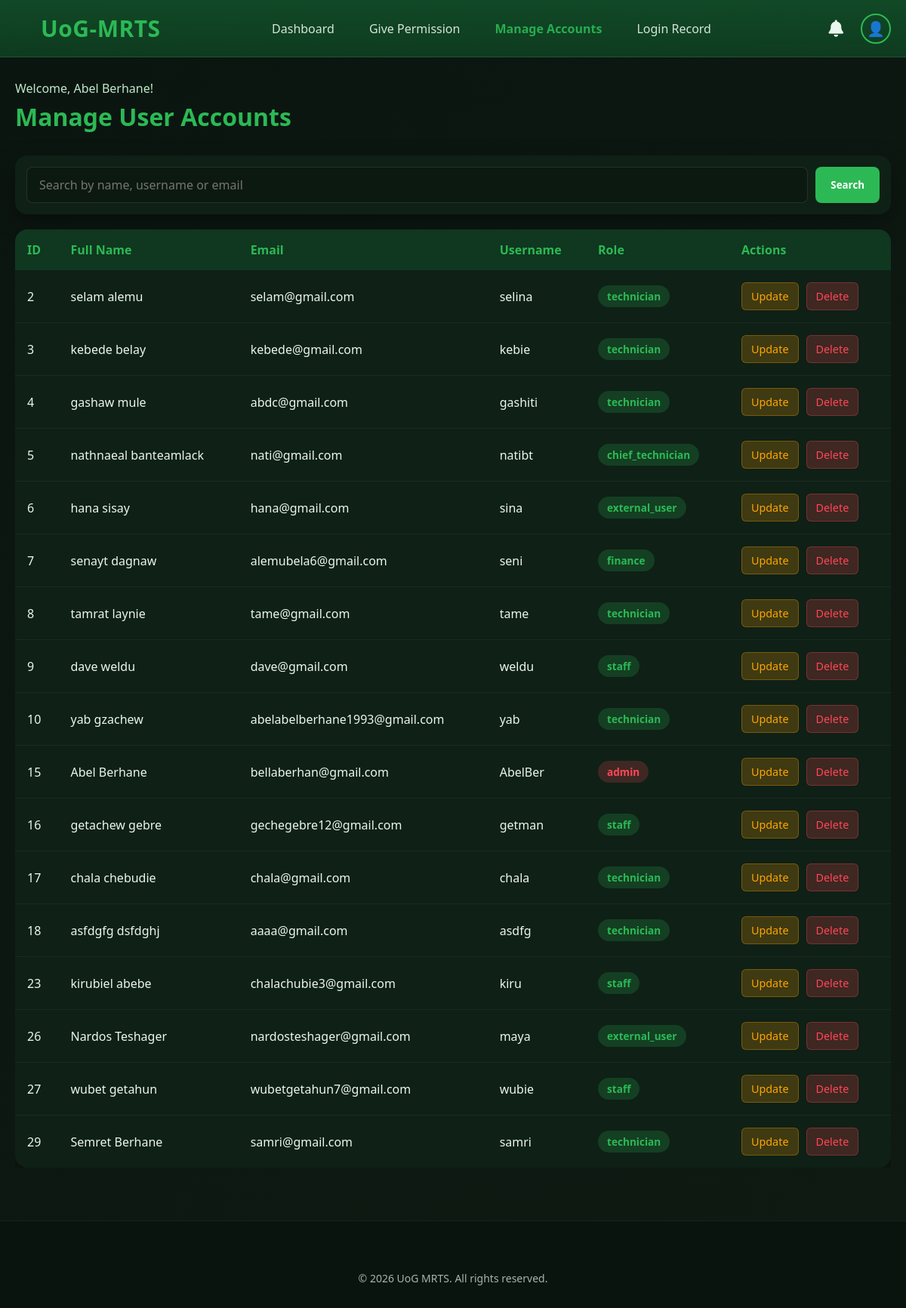
Page /dashboard/admin_manage_users.php (signed in) on the committed database.
### tables this page shows
CREATE TABLE IF NOT EXISTS `users` (
  `id` int NOT NULL AUTO_INCREMENT,
  `fullname` varchar(100) DEFAULT NULL,
  `username` varchar(100) DEFAULT NULL,
  `email` varchar(100) DEFAULT NULL,
  `phone` varchar(20) DEFAULT NULL,
  `telegram` varchar(100) DEFAULT NULL,
  `role` varchar(50) DEFAULT NULL,
  `specialization` varchar(100) DEFAULT NULL,
  `password` varchar(255) DEFAULT NULL,
  `is_approved` tinyint(1) DEFAULT '0',
  `temp_password_flag` tinyint(1) DEFAULT '0',
  `account_status` enum('enabled','disabled') NOT NULL DEFAULT 'enabled',
  `failed_attempts` int NOT NULL DEFAULT '0',
  `last_failed_login` datetime DEFAULT NULL,
  `profile_image` varchar(255) DEFAULT NULL,
  PRIMARY KEY (`id`)
);

### dashboard/admin_manage_users.php (the view, shortened to what this page needs)
<?php
$conn = new mysqli("localhost", "root", "", "test_uog");
$stmt = $conn->prepare("SELECT profile_image FROM users WHERE id = ?");
$stmt->bind_param("i", $_SESSION['user_id']);
$stmt->execute();
$stmt->bind_result($photo);
$avatar_type = $photo ? "image" : "icon";
$avatar_value = $photo ? "uploads/" . htmlspecialchars($photo) : "👤";
$search_query = "";
$users = [];
if (isset($_GET['search']) && !empty(trim($_GET['search']))) {
    $search_param = "%" . trim($_GET['search']) . "%";
    $stmt = $conn->prepare("SELECT * FROM users WHERE username LIKE ? OR email LIKE ? OR fullname LIKE ? ORDER BY id ASC");
    $stmt->bind_param("sss", $search_param, $search_param, $search_param);
    $stmt->execute();
    $result = $stmt->get_result();
    while ($row = $result->fetch_assoc()) {
        $users[] = $row;
    }
    $stmt->close();
    $search_query = htmlspecialchars(trim($_GET['search']));
} else {
    $result = $conn->query("SELECT * FROM users ORDER BY id ASC");
    while ($row = $result->fetch_assoc()) {
        $users[] = $row;
    }
}
?>
<!DOCTYPE html>
<html lang="en">
<head>
<link rel="stylesheet" href="https://cdnjs.cloudflare.com/ajax/libs/font-awesome/6.4.0/css/all.min.css">
<link rel="stylesheet" href="admin_manage_users.css">
</head>
<body>
<nav class="nav">
    <div class="nav-inner">
        <div class="brand">
            <div class="brand-badge" aria-hidden="true">
                <svg viewBox="0 0 24 24"></svg>
            </div>
            <span style="font-size: 30px; color: #2CB955;">UoG-MRTS</span>
        </div>
        <div class="nav-links">
            <a href="admin.php">Dashboard</a>
            <a href="admin_approve_users.php">Give Permission</a>
            <a href="admin_manage_users.php" style="color: var(--green-apple); font-weight: bold;">Manage Accounts</a>
            <a href="admin_system_logs.php">Login Record</a>
        </div>
        <div class="nav-right">
            <a href="notifications.php" class="notification-bell">
                 <i class="fas fa-bell"></i>
            </a>
            <div class="profile-container">
                <?php if ($avatar_type === "image"): ?>
                    <img src="<?php echo $avatar_value; ?>" alt="Profile" class="profile-pic">
                <?php else: ?>
                    <div class="profile-icon"><?php echo $avatar_value; ?></div>
                <?php endif; ?>
            </div>
        </div>
    </div>
</nav>
<div class="main-content">
    <div class="page-header">
        <div>
            <p class="welcome-text">Welcome, <?php echo htmlspecialchars($_SESSION['fullname'] ?? 'Admin'); ?>!</p>
            <h1 class="page-title">Manage User Accounts</h1>
        </div>
    </div>
    <form method="GET" class="search-box">
        <input type="text" name="search" class="search-input" placeholder="Search by name, username or email" value="<?php echo $search_query; ?>">
        <button type="submit" class="btn btn-primary">Search</button>
    </form>
    <div style="overflow-x: auto;">
        <table class="users-table">
            <thead>
                <tr>
                    <th>ID</th>
                    <th>Full Name</th>
                    <th>Email</th>
                    <th>Username</th>
                    <th>Role</th>
                    <th>Actions</th>
                </tr>
            </thead>
            <tbody>
                <?php if (count($users) > 0): ?>
                    <?php foreach ($users as $user): ?>
                        <tr>
                            <td><?php echo $user['id']; ?></td>
                            <td><?php echo htmlspecialchars($user['fullname']); ?></td>
                            <td><?php echo htmlspecialchars($user['email']); ?></td>
                            <td><?php echo htmlspecialchars($user['username']); ?></td>
                            <td>
                                <span class="role-badge <?php echo $user['role'] === 'admin' ? 'role-admin' : 'role-user'; ?>">
                                    <?php echo htmlspecialchars($user['role']); ?>
                                </span>
                            </td>
                            <td>
                                <div class="action-buttons">
                                    <a href="admin_edit_user.php?id=<?php echo $user['id']; ?>" class="btn-action btn-edit">Update</a>
                                    <a href="admin_manage_users.php?delete_id=<?php echo $user['id']; ?>" class="btn-action btn-delete" onclick="return confirm('Are you sure you want to delete this user? This action cannot be undone.');">Delete</a>
                                </div>
                            </td>
                        </tr>
                    <?php endforeach; ?>
                <?php endif; ?>
            </tbody>
        </table>
    </div>
</div>
<footer>
    <div class="footer-inner">
        <div class="credits">© <span id="year"></span> UoG MRTS. All rights reserved.</div>
    </div>
</footer>
</body>
</html>

### dashboard/admin_manage_users.css (style rules this page uses)
:root { --green-apple: #2CB955; --green-dark: #124F29; --bg: #0b1510; --text: #eaf7ee; --muted: #bfe9ca; --card: #0f2016; --shadow: 0 10px 30px rgba(0,0,0,.35); --radius: 16px; --danger: #ff4757; --warning: #ffa502; }
* { margin: 0; padding: 0; box-sizing: border-box; font-family: 'Segoe UI', Tahoma, Geneva, Verdana, sans-serif; }
body { background: linear-gradient(135deg, var(--bg), #0f1a13); color: var(--text); min-height: 100vh; display: flex; flex-direction: column; }
.nav { position: sticky; top: 0; z-index: 1000; backdrop-filter: saturate(140%) blur(8px); background: linear-gradient(180deg, rgba(18,79,41,.9), rgba(18,79,41,.65)); border-bottom: 1px solid rgba(255,255,255,.06); }
.nav-inner { max-width: 1200px; margin: 0 auto; display: flex; gap: 16px; align-items: center; justify-content: space-between; padding: 14px 20px; }
.brand { display: flex; gap: 10px; align-items: center; font-weight: 800; letter-spacing: .5px; }
.brand-badge svg { width: 24px; height: 24px; fill: white; }
.nav-links { display: flex; gap: 22px; align-items: center; }
.nav-links a { color: var(--text); text-decoration: none; opacity: .9; transition: opacity 0.2s ease; padding: 8px 12px; border-radius: 6px; }
.nav-right { display: flex; gap: 15px; align-items: center; }
.notification-bell { position: relative; color: var(--text); text-decoration: none; font-size: 1.4rem; padding: 8px; border-radius: 50%; transition: background 0.3s; }
.profile-container { position: relative; display: flex; align-items: center; }
.profile-icon { width: 40px; height: 40px; border-radius: 50%; display: flex; align-items: center; justify-content: center; cursor: pointer; font-size: 1.2rem; border: 2px solid var(--green-apple); transition: transform 0.3s, box-shadow 0.3s; }
.main-content { flex: 1; padding: 30px 20px; max-width: 1200px; margin: 0 auto; width: 100%; }
.page-header { display: flex; justify-content: space-between; align-items: center; margin-bottom: 30px; flex-wrap: wrap; gap: 15px; }
.page-title { font-size: 2rem; color: var(--green-apple); }
.welcome-text { color: var(--muted); margin-bottom: 5px; }
.search-box { display: flex; gap: 10px; margin-bottom: 20px; background: var(--card); padding: 15px; border-radius: var(--radius); box-shadow: var(--shadow); }
.search-input { flex: 1; padding: 12px 16px; border: 1px solid rgba(255,255,255,0.1); border-radius: 8px; background: rgba(0,0,0,0.2); color: var(--text); font-size: 1rem; }
.btn { padding: 12px 20px; border: none; border-radius: 8px; cursor: pointer; font-weight: 600; transition: all 0.3s ease; }
.btn-primary { background: var(--green-apple); color: white; }
.users-table { width: 100%; border-collapse: collapse; background: var(--card); border-radius: var(--radius); overflow: hidden; box-shadow: var(--shadow); }
.users-table th { background: rgba(18, 79, 41, 0.5); padding: 16px; text-align: left; color: var(--green-apple); font-weight: 600; }
.users-table td { padding: 16px; border-bottom: 1px solid rgba(255,255,255,0.05); }
.users-table tr:last-child td { border-bottom: none; }
.role-badge { display: inline-block; padding: 5px 12px; border-radius: 20px; font-size: 0.85rem; font-weight: 600; }
.role-admin { background: rgba(255, 71, 87, 0.2); color: #ff4757; }
.role-user { background: rgba(44, 185, 85, 0.2); color: var(--green-apple); }
.action-buttons { display: flex; gap: 10px; }
.btn-action { padding: 8px 12px; border-radius: 6px; font-size: 0.9rem; text-decoration: none; transition: all 0.2s ease; }
.btn-edit { background: rgba(255, 165, 2, 0.2); color: var(--warning); border: 1px solid rgba(255, 165, 2, 0.3); }
.btn-delete { background: rgba(255, 71, 87, 0.2); color: var(--danger); border: 1px solid rgba(255, 71, 87, 0.3); }
footer { border-top: 1px solid rgba(255,255,255,.06); background: #0a140f; padding: 30px 20px; margin-top: 40px; }
.footer-inner { max-width: 1200px; margin: 0 auto; display: grid; grid-template-columns: 2fr 1fr 1fr; gap: 20px; }
.credits { grid-column: 1/-1; opacity: .7; font-size: 14px; text-align: center; padding-top: 16px; }

### rows in the picture
users: profile_image "👤", id "15", fullname "Abel Berhane", email "bellaberhan@gmail.com", username "AbelBer", role "admin"
users: id "2", fullname "selam alemu", email "selam@gmail.com", username "selina", role "technician"
users: id "3", fullname "kebede belay", email "kebede@gmail.com", username "kebie", role "technician"
users: id "4", fullname "gashaw mule", email "abdc@gmail.com", username "gashiti", role "technician"
users: id "5", fullname "nathnaeal banteamlack", email "nati@gmail.com", username "natibt", role "chief_technician"
users: id "6", fullname "hana sisay", email "hana@gmail.com", username "sina", role "external_user"
users: id "7", fullname "senayt dagnaw", email "alemubela6@gmail.com", username "seni", role "finance"
users: id "8", fullname "tamrat laynie", email "tame@gmail.com", username "tame", role "technician"
users: id "9", fullname "dave weldu", email "dave@gmail.com", username "weldu", role "staff"
users: id "10", fullname "yab gzachew", email "abelabelberhane1993@gmail.com", username "yab", role "technician"
users: id "16", fullname "getachew gebre", email "gechegebre12@gmail.com", username "getman", role "staff"
users: id "17", fullname "chala chebudie", email "chala@gmail.com", username "chala", role "technician"
users: id "18", fullname "asfdgfg dsfdghj", email "aaaa@gmail.com", username "asdfg", role "technician"
users: id "23", fullname "kirubiel abebe", email "chalachubie3@gmail.com", username "kiru", role "staff"
users: id "26", fullname "Nardos Teshager", email "nardosteshager@gmail.com", username "maya", role "external_user"
users: id "27", fullname "wubet getahun", email "wubetgetahun7@gmail.com", username "wubie", role "staff"
users: id "29", fullname "Semret Berhane", email "samri@gmail.com", username "samri", role "technician"

### other values in the picture
$_SESSION['fullname'] "Abel Berhane"
